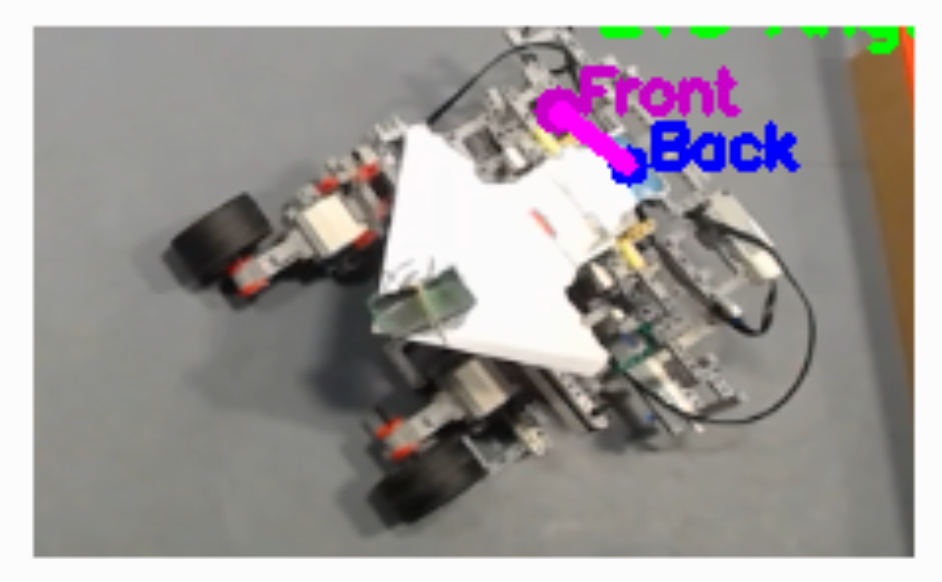
#> input picture testOfComponents/cameraTest/cameraTest2/image.png, 942 x 582 px, given in place of the camera
$ python step1_pc_camera.py
#> lines starting #> are read from the running program, lines starting #| are printed output that depends on the picture; after the words box and inside, x2 and y2 are one past the last pixel; in counts of white or black regions, pixels touching at a corner belong together
import cv2
import numpy as np
import subprocess

def main():
    # Open your USB camera (likely index 1)
    cap = cv2.VideoCapture(1)

    if not cap.isOpened():
        print("Cannot open camera on index 1.")
        return

    while True:
        ret, frame = cap.read()
#> frame is the input picture: shape (582, 942, 3); mean B, G, R 151.9, 152.4, 157
        if not ret:
            print("Can't receive frame. Exiting...")
            break

        # Convert to HSV
        hsv = cv2.cvtColor(frame, cv2.COLOR_BGR2HSV)
#> hsv: shape (582, 942, 3); mean H, S, V 25.7, 22.9, 160.8

        # Define HSV range for orange (adjust if needed)
        lower_orange = np.array([10, 100, 100])
        upper_orange = np.array([25, 255, 255])

        # Make a mask
        mask = cv2.inRange(hsv, lower_orange, upper_orange)
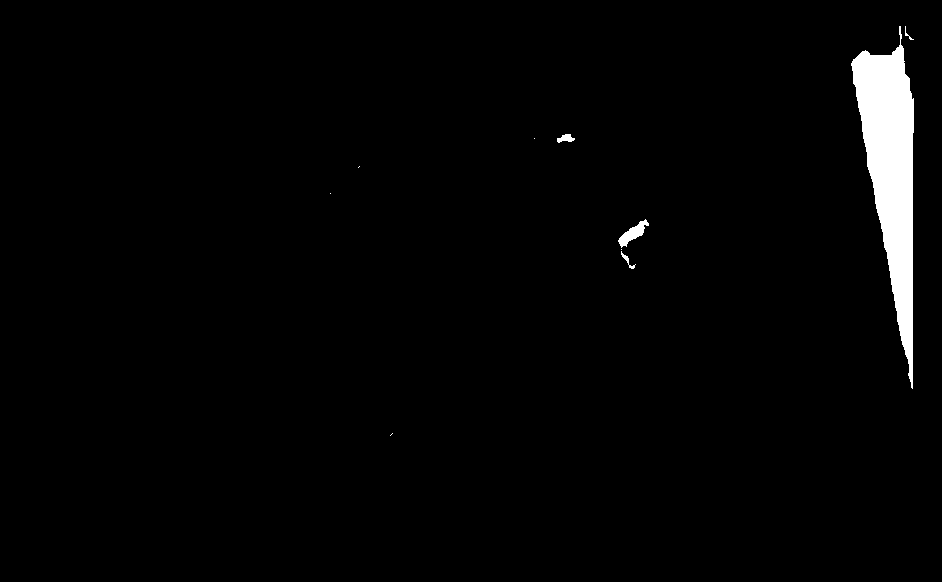
#> mask: shape (582, 942); 2.1% white; 10 white regions (5 under 20 px)

        # Find contours in the mask
        contours, _ = cv2.findContours(mask, cv2.RETR_EXTERNAL, cv2.CHAIN_APPROX_SIMPLE)
#> contours = 10 contours, 6 with area under 20; largest, box (x1, y1, x2, y2) and area: (851, 26, 914, 389) 10603, (618, 219, 649, 248) 298, (557, 134, 575, 143) 78, (621, 251, 636, 269) 36

        if contours:
            # Largest contour by area
            largest_contour = max(contours, key=cv2.contourArea)
#> largest_contour = contour of 177 points, box (x1, y1, x2, y2) (851, 26, 914, 389), area 10603
            area = cv2.contourArea(largest_contour)
#> area = 10603

            if area > 100:  # Ignore tiny specks
                x, y, w, h = cv2.boundingRect(largest_contour)
#> x = 851; y = 26; w = 63; h = 363
                # Draw bounding box around the ball
                cv2.rectangle(frame, (x, y), (x + w, y + h), (0, 255, 0), 2)
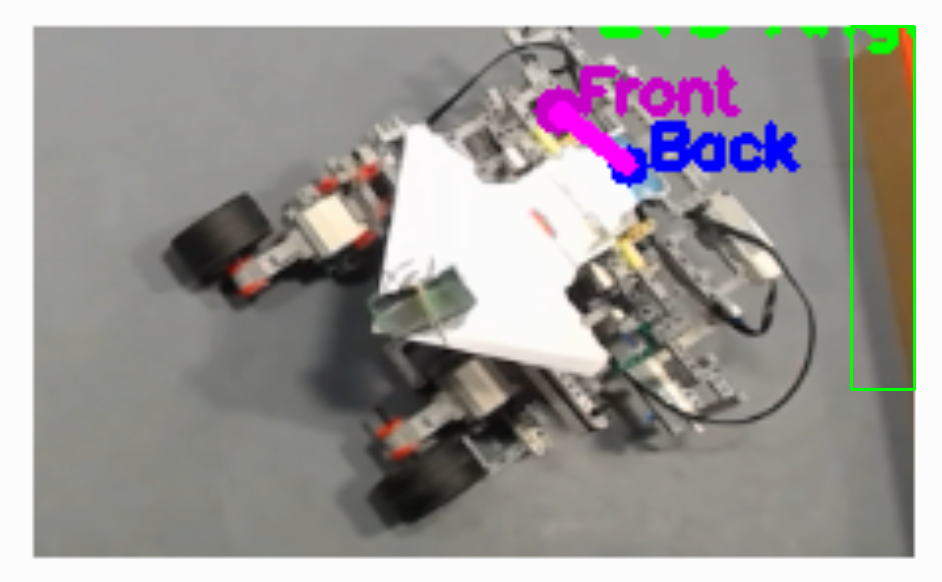
#> frame: shape (582, 942, 3); 0.46% of pixels changed, all inside (x1, y1, x2, y2) = (850, 25, 916, 391)

                # Also draw a center point
                cx = x + w//2
#> cx = 882
                cy = y + h//2
#> cy = 207
                cv2.circle(frame, (cx, cy), 5, (255, 0, 0), -1)
#> frame: shape (582, 942, 3); 0.01% of pixels changed, all inside (x1, y1, x2, y2) = (877, 202, 888, 213)

                # Prepare the command to send to EV3
                EV3_USER = 'robot'  # Adjust to your user on EV3
                EV3_IP = '172.20.10.8'  # Adjust to your EV3's IP address
                command = f"Move to {cx}, {cy}"  # You can define a command or more logic here
#> command = 'Move to 882, 207'

                # Send the command to EV3 via SSH (use subprocess)
                full_command = f'ssh {EV3_USER}@{EV3_IP} "python3 -c \'{command}\'"'
                try:
                    subprocess.run(full_command, shell=True, check=True)
#> (this line was passed over: subprocess is not available in this run)
                    print(f"Command sent: {command}")
#| Command sent: Move to 882, 207
                except subprocess.CalledProcessError as e:
                    print(f"Error sending command to EV3: {e}")

        # Show both frames
        cv2.imshow('Original + Detection', frame)
        cv2.imshow('Mask', mask)

        # Quit on 'q'
        if cv2.waitKey(1) & 0xFF == ord('q'):
#> (key q is pressed here)
            break

    cap.release()
    cv2.destroyAllWindows()

if __name__ == "__main__":
    main()
